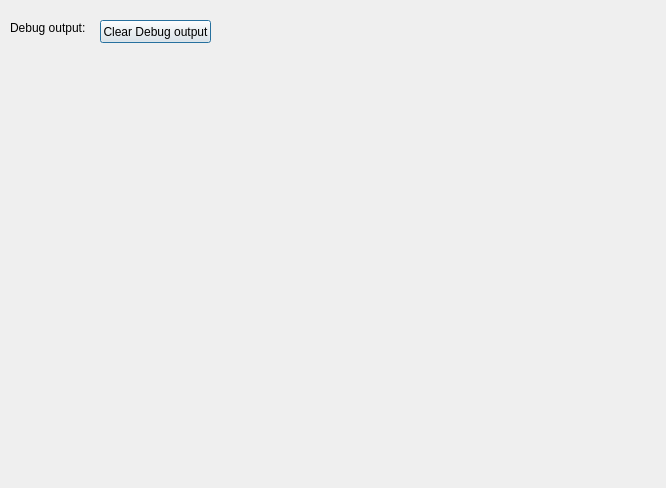
<?xml version="1.0" encoding="UTF-8"?>
<ui version="4.0">
 <class>LogDialog</class>
 <widget class="QDialog" name="LogDialog">
  <property name="geometry">
   <rect>
    <x>0</x>
    <y>0</y>
    <width>666</width>
    <height>488</height>
   </rect>
  </property>
  <property name="windowTitle">
   <string>Dialog</string>
  </property>
  <widget class="QLabel" name="label_2">
   <property name="geometry">
    <rect>
     <x>10</x>
     <y>20</y>
     <width>81</width>
     <height>16</height>
    </rect>
   </property>
   <property name="text">
    <string>Debug output:</string>
   </property>
  </widget>
  <widget class="QWidget" name="textParentWidget" native="true">
   <property name="geometry">
    <rect>
     <x>10</x>
     <y>50</y>
     <width>641</width>
     <height>421</height>
    </rect>
   </property>
  </widget>
  <widget class="QPushButton" name="pushButton">
   <property name="geometry">
    <rect>
     <x>100</x>
     <y>20</y>
     <width>111</width>
     <height>23</height>
    </rect>
   </property>
   <property name="text">
    <string>Clear Debug output</string>
   </property>
  </widget>
 </widget>
 <resources/>
 <connections/>
</ui>
